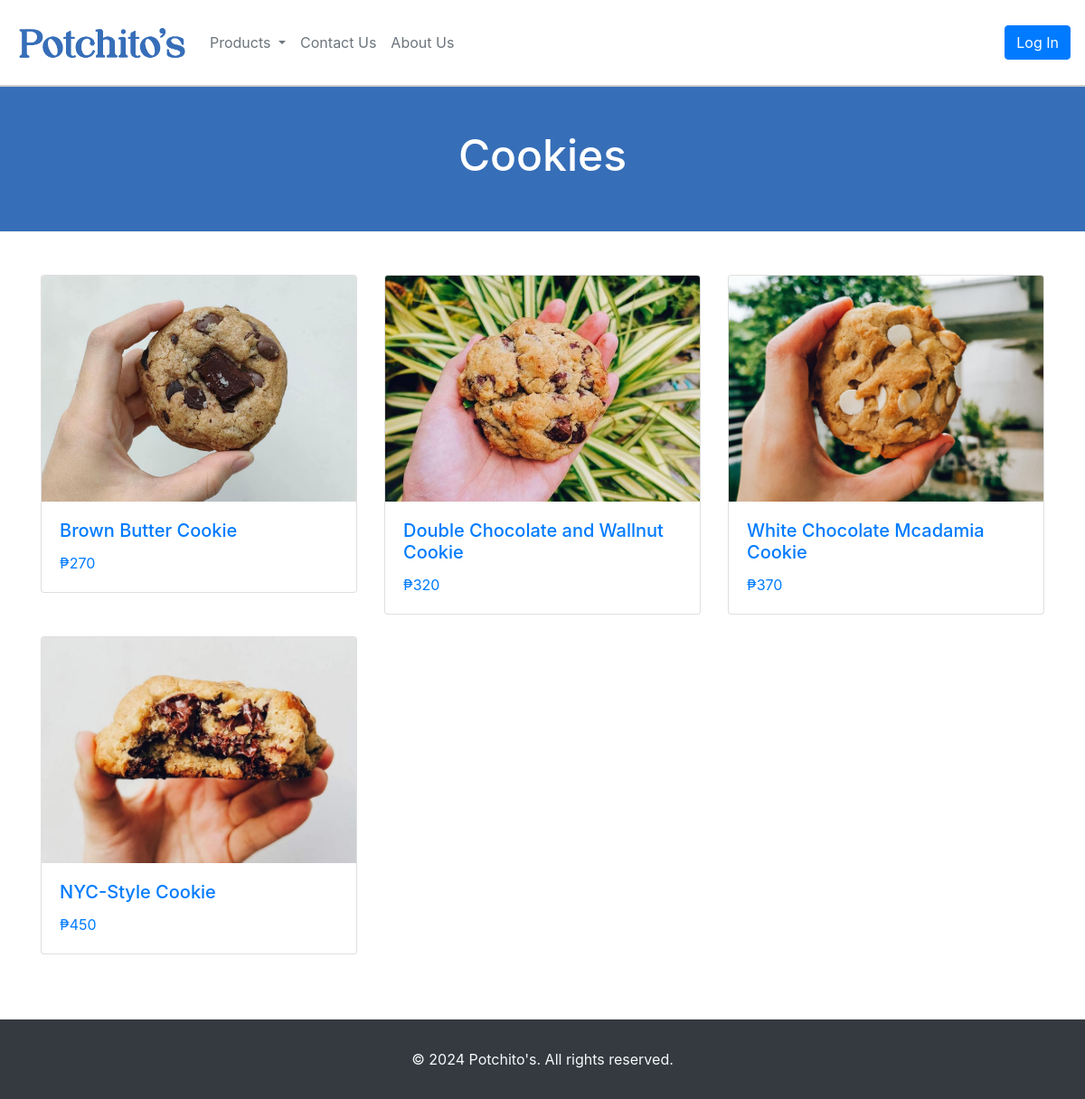
/public/pages/product-by-type.php?type=1, run on the app's committed database.
### tables this page shows
CREATE TABLE `products` (
  `pID` int(11) NOT NULL,
  `pName` varchar(50) NOT NULL,
  `pPrice` float(9,2) NOT NULL,
  `pDesc` text NOT NULL,
  `pType` int(11) NOT NULL DEFAULT 0,
  `pVisibility` int(11) NOT NULL DEFAULT 1
);

### controller/db_model.php (called while the page is built, shortened)
<?php
    require('conn.php');
    $stmt = $conn->prepare("SELECT * FROM products WHERE pVisibility = 1");
    $stmt->execute();
    $products = $stmt->fetchAll(PDO::FETCH_ASSOC);

### controller/db_model_products.php (the view, shortened to what this page needs)
<?php
    require(__DIR__ . '/../controller/db_model.php');
    function displayProductCards($products, $type) {
        echo '<div class="row">';
        foreach ($products as $product) {
            if($product['pType'] == $type){?>
                    <div class="col-md-4">
                        <a href="product-view.php?id=<?= $product['pID'] ?>&type=<?= $type ?>" class="product-link">
                        <div class="card mb-4">
                            <img src="../../product-gallery/<?= array('Cookie', 'Pastry', 'Cake')[$product['pType']-1]."_".$product['pID'].".jpg"?>" class="card-img-top">
                            <div class="card-body">
                                <h5 class="card-title"><?= $product['pName'] ?></h5>
                                <p class="card-text">₱<?= $product['pPrice'] ?></p>
                            </div>
                        </a>
                    </div>
                </div>
            <?php }
        }
    }
?>

### public/css/product-by-type.css (style rules this page uses)
.card-img-top { height: 250px; object-fit: cover; }

### data on the page
products: shows a picture, pName "Brown Butter Cookie", pPrice "270"
products: shows a picture, pName "Double Chocolate and Wallnut Cookie", pPrice "320"
products: shows a picture, pName "White Chocolate Mcadamia Cookie", pPrice "370"
products: shows a picture, pName "NYC-Style Cookie", pPrice "450"
